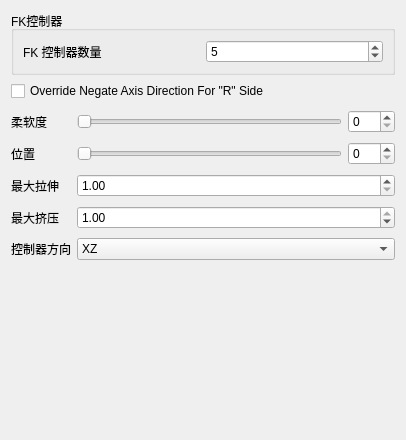
<?xml version="1.0" encoding="UTF-8"?>
<ui version="4.0">
 <class>Form</class>
 <widget class="QWidget" name="Form">
  <property name="geometry">
   <rect>
    <x>0</x>
    <y>0</y>
    <width>406</width>
    <height>440</height>
   </rect>
  </property>
  <property name="windowTitle">
   <string>表单</string>
  </property>
  <layout class="QVBoxLayout" name="verticalLayout">
   <item>
    <widget class="QGroupBox" name="groupBox_3">
     <property name="title">
      <string>FK控制器</string>
     </property>
     <layout class="QGridLayout" name="gridLayout_4">
      <item row="0" column="0">
       <layout class="QHBoxLayout" name="horizontalLayout_2">
        <item>
         <widget class="QLabel" name="fkNb_label">
          <property name="text">
           <string>FK 控制器数量</string>
          </property>
         </widget>
        </item>
        <item>
         <widget class="QSpinBox" name="fkNb_spinBox">
          <property name="minimum">
           <number>1</number>
          </property>
          <property name="maximum">
           <number>999</number>
          </property>
          <property name="value">
           <number>5</number>
          </property>
         </widget>
        </item>
       </layout>
      </item>
     </layout>
    </widget>
   </item>
   <item>
    <widget class="QCheckBox" name="overrideNegate_checkBox">
     <property name="text">
      <string notr="true">Override Negate Axis Direction For &quot;R&quot; Side</string>
     </property>
    </widget>
   </item>
   <item>
    <layout class="QFormLayout" name="formLayout">
     <property name="fieldGrowthPolicy">
      <enum>QFormLayout::AllNonFixedFieldsGrow</enum>
     </property>
     <item row="0" column="0">
      <widget class="QLabel" name="softness_label">
       <property name="text">
        <string>柔软度</string>
       </property>
      </widget>
     </item>
     <item row="0" column="1">
      <layout class="QHBoxLayout" name="horizontalLayout_3">
       <item>
        <widget class="QSlider" name="softness_slider">
         <property name="minimumSize">
          <size>
           <width>0</width>
           <height>15</height>
          </size>
         </property>
         <property name="maximum">
          <number>100</number>
         </property>
         <property name="orientation">
          <enum>Qt::Horizontal</enum>
         </property>
        </widget>
       </item>
       <item>
        <widget class="QSpinBox" name="softness_spinBox">
         <property name="maximum">
          <number>100</number>
         </property>
        </widget>
       </item>
      </layout>
     </item>
     <item row="1" column="0">
      <widget class="QLabel" name="softness_label_2">
       <property name="text">
        <string>位置</string>
       </property>
      </widget>
     </item>
     <item row="1" column="1">
      <layout class="QHBoxLayout" name="horizontalLayout_4">
       <item>
        <widget class="QSlider" name="position_slider">
         <property name="minimumSize">
          <size>
           <width>0</width>
           <height>15</height>
          </size>
         </property>
         <property name="maximum">
          <number>100</number>
         </property>
         <property name="orientation">
          <enum>Qt::Horizontal</enum>
         </property>
        </widget>
       </item>
       <item>
        <widget class="QSpinBox" name="position_spinBox">
         <property name="maximum">
          <number>100</number>
         </property>
        </widget>
       </item>
      </layout>
     </item>
     <item row="2" column="0">
      <widget class="QLabel" name="maxStretch_label">
       <property name="sizePolicy">
        <sizepolicy hsizetype="MinimumExpanding" vsizetype="MinimumExpanding">
         <horstretch>0</horstretch>
         <verstretch>0</verstretch>
        </sizepolicy>
       </property>
       <property name="text">
        <string>最大拉伸</string>
       </property>
      </widget>
     </item>
     <item row="2" column="1">
      <widget class="QDoubleSpinBox" name="maxStretch_spinBox">
       <property name="sizePolicy">
        <sizepolicy hsizetype="MinimumExpanding" vsizetype="Fixed">
         <horstretch>0</horstretch>
         <verstretch>0</verstretch>
        </sizepolicy>
       </property>
       <property name="minimum">
        <double>1.000000000000000</double>
       </property>
       <property name="singleStep">
        <double>0.100000000000000</double>
       </property>
       <property name="value">
        <double>1.000000000000000</double>
       </property>
      </widget>
     </item>
     <item row="3" column="0">
      <widget class="QLabel" name="maxSquash_label">
       <property name="sizePolicy">
        <sizepolicy hsizetype="MinimumExpanding" vsizetype="MinimumExpanding">
         <horstretch>0</horstretch>
         <verstretch>0</verstretch>
        </sizepolicy>
       </property>
       <property name="text">
        <string>最大挤压</string>
       </property>
      </widget>
     </item>
     <item row="3" column="1">
      <widget class="QDoubleSpinBox" name="maxSquash_spinBox">
       <property name="sizePolicy">
        <sizepolicy hsizetype="MinimumExpanding" vsizetype="Fixed">
         <horstretch>0</horstretch>
         <verstretch>0</verstretch>
        </sizepolicy>
       </property>
       <property name="minimum">
        <double>0.100000000000000</double>
       </property>
       <property name="maximum">
        <double>1.000000000000000</double>
       </property>
       <property name="singleStep">
        <double>0.100000000000000</double>
       </property>
       <property name="value">
        <double>1.000000000000000</double>
       </property>
      </widget>
     </item>
     <item row="4" column="1">
      <widget class="QComboBox" name="ctlOri_comboBox">
       <item>
        <property name="text">
         <string>XZ</string>
        </property>
       </item>
       <item>
        <property name="text">
         <string>YZ</string>
        </property>
       </item>
       <item>
        <property name="text">
         <string>ZX</string>
        </property>
       </item>
      </widget>
     </item>
     <item row="4" column="0">
      <widget class="QLabel" name="ctlOri_label">
       <property name="text">
        <string>控制器方向</string>
       </property>
      </widget>
     </item>
    </layout>
   </item>
   <item>
    <spacer name="verticalSpacer">
     <property name="orientation">
      <enum>Qt::Vertical</enum>
     </property>
     <property name="sizeHint" stdset="0">
      <size>
       <width>20</width>
       <height>40</height>
      </size>
     </property>
    </spacer>
   </item>
  </layout>
 </widget>
 <resources/>
 <connections/>
</ui>
